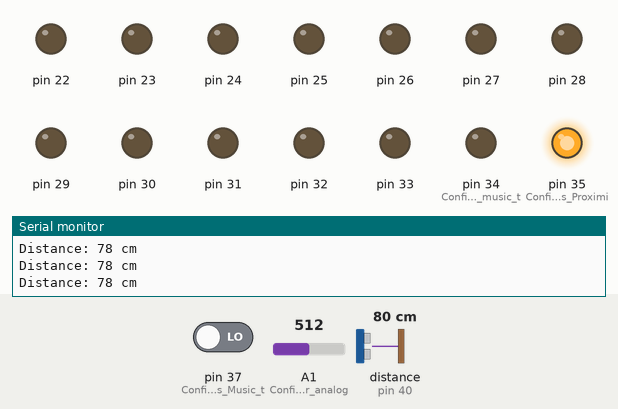
Bench run of a sketch on a simulated Arduino Mega 2560, built with avr-gcc and run on an emulated ATmega2560. Parts: output pins drawn as LEDs (lit = HIGH), the last lines printed to the serial monitor. Wiring (inferred from the names in the program): ultrasonic range finder: trigger pin 41; echo pin 40. Inputs (shaded band) come from the test bench; at power-on: distance to the obstacle (sensor on pin 40) 80 cm, A1 (Configuring_A1_for_analog) = 512, pin 37 (Configuring_37_as_Music_t) LOW. The echo pulse lasts 58.3 µs per cm; storage starts empty; pins used as bus, display or sensor lines are not drawn.

Above: at 1.2 s.
1.3 s: distance to the obstacle (sensor on pin 40) set to 97 cm
4.3 s: distance to the obstacle (sensor on pin 40) set to 105 cm
At 4.9 s:
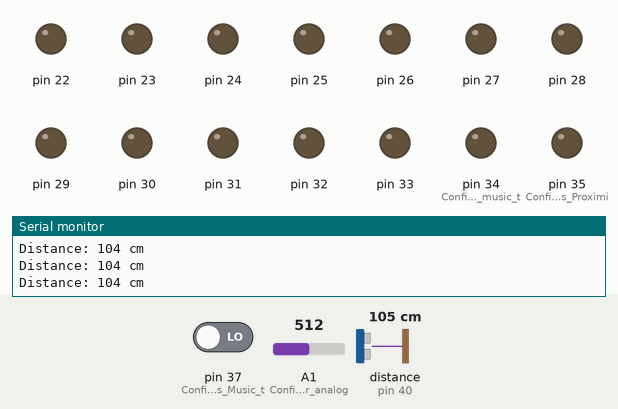
5.8 s: A1 (Configuring_A1_for_analog) set to 716
At 6.5 s:
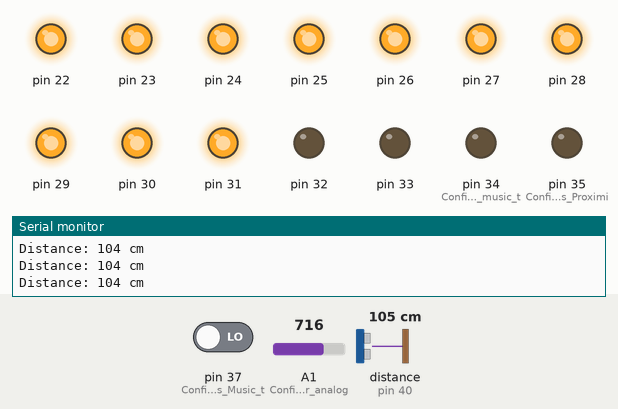
7.3 s: distance to the obstacle (sensor on pin 40) set to 2 cm
At 8.2 s:
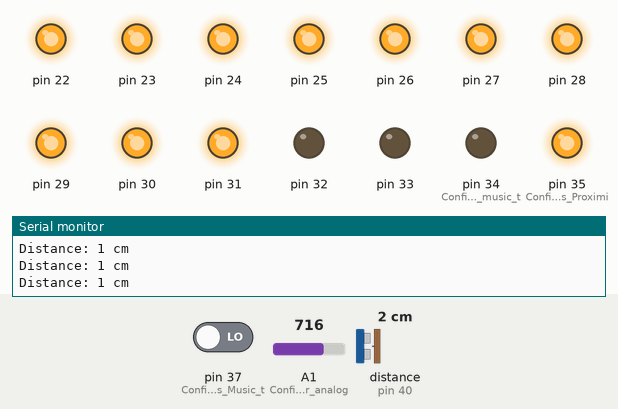
8.8 s: A1 (Configuring_A1_for_analog) set to 511
At 9.8 s:
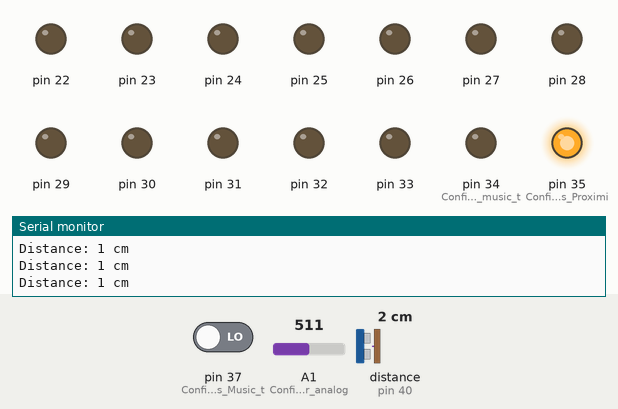
11.8 s: A1 (Configuring_A1_for_analog) set to 900
At 12.5 s:
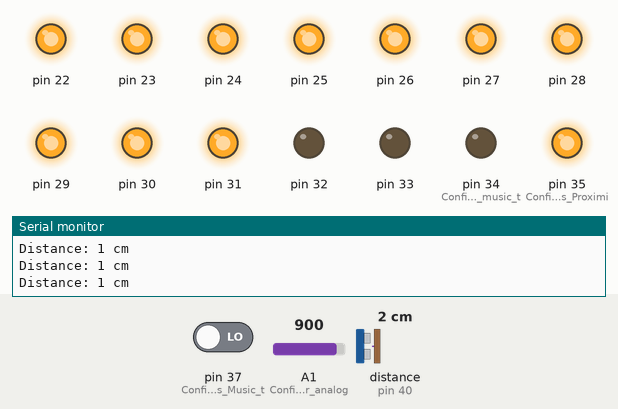
Timing chart, 0 to 14.8 s (numbered marks = the images above; inputs shaded):
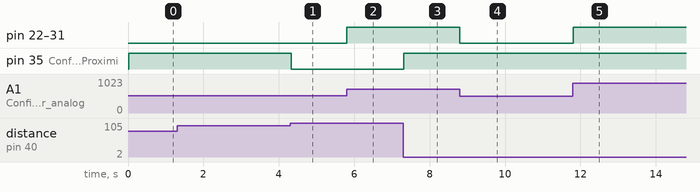

The sketch:

Privacy_Door.ino
```cpp
/* Privacy Door: This code is for Arduino Proccessors and makes use of Arduino Mega, SD Card Module, KY-037 Sound Sensor and HC-SR04 Proximity Sensor.
 *  The KY-037 Sensor gives analog readings which are mapped accordingly to illuminate an Led Strip in realtime.


This Code makes use of multipile libraries.
The SD Library is used to intialise a micro-SD Card reader and allows Data Transfer.
For using The micro SD Card module

    SD card attached to SPI bus as follows:
 ** MOSI - pin 11 on Arduino Uno/Duemilanove/Diecimila
 ** MISO - pin 12 on Arduino Uno/Duemilanove/Diecimila
 ** CLK - pin 13 on Arduino Uno/Duemilanove/Diecimila
 ** CS - depends on your SD card shield or module. (Pin 53 on Mega, 10 on UNO/Nano)

The TMRpcm Library allows Playback of .wav files using PWM Output of Arudunios.
The audio files have to be 8-bit, 16000 Hz and Mono .wav files


   */


#include "TMRpcm.h"
#include "SPI.h"
#include "SD.h"

#define SD_ChipSelectPin 53 //For Mega
#define echoPin 40 // attach pin 40 Arduino to pin Echo of HC-SR04
#define trigPin 41//attach pin 41 Arduino to pin Trig of HC-SR04

long duration; // variable for the duration of sound wave travel
int distance; // variable for the distance measurement


TMRpcm tmrpcm;

void setup() {
 Serial.begin(9600);

  pinMode(A1, INPUT); //Configuring A1 for analog input of KY037
  pinMode(37, INPUT); //Configuring 37 as Music toggle input
  pinMode(34, OUTPUT);//Configuring 34 as music toggle indicator
  pinMode(35, OUTPUT);//Configuring 35 as Proximity indicator

  pinMode(trigPin, OUTPUT); // Sets the trigPin as an OUTPUT
  pinMode(echoPin, INPUT); // Sets the echoPin as an INPUT


//Configuring LED Strip as output
for(int z = 22; z < 36; z++){
pinMode(z, OUTPUT);}

tmrpcm.speakerPin = 12;
if (!SD.begin(SD_ChipSelectPin)) {
Serial.println("SD fail");
return;

}
}

void loop() {

 /* ============ Sound Module =============================*/

//here we are storing the volume value
int volume = analogRead(A1);
//max value for analog read is 1023 but it must be very very loud to reach this value
//so I lower it down in map function to 700
//mapping volume value to make it easier to turn LEDs on

volume = map(volume, 500, 510, 0, 10);
//volume = map(volume, 5, 10, 0, 10);
//Serial.println(volume); //use this to see analog values to map them better.

//for loop to turn on or off all LEDs
//we are going through all pins where we have LEDs and checking if the volume is
//bigger then pin number (that's why we are maping the volume)
for(int a = 22; a < 32; a++){
 if(volume >= a){
 //if it is bigger we can turn on the LED
 digitalWrite(a, HIGH);
 }else{
 //if it is smaller we can turn the LED off
 digitalWrite(a, LOW);
 }
}

/* ================ Music Playback =================== */

 //Switch Logic to play Music

 if(digitalRead(37)==HIGH)
 {tmrpcm.play("inter.wav");} //audio file is named as "inter"

 if(tmrpcm.isPlaying()==1)
 digitalWrite(34,HIGH);
 else
 digitalWrite(34,LOW);


 /* ============== Ultra Sonic Proximity Logic ========*/

// Clears the trigPin condition
  digitalWrite(trigPin, LOW);
  delayMicroseconds(2);
  // Sets the trigPin HIGH (ACTIVE) for 10 microseconds
  digitalWrite(trigPin, HIGH);
  delayMicroseconds(10);
  digitalWrite(trigPin, LOW);
  // Reads the echoPin, returns the sound wave travel time in microseconds
  duration = pulseIn(echoPin, HIGH);
  // Calculating the distance
  distance = duration * 0.034 / 2; // Speed of sound wave divided by 2 (go and back)
  // Displays the distance on the Serial Monitor
  Serial.print("Distance: ");
  Serial.print(distance);
  Serial.println(" cm");


 if(distance<100)  //Proximity Trigger that will light up LED accordingly
 {digitalWrite(35,HIGH);}
 else
 {digitalWrite(35,LOW);}


}
```

Measured:
- the behaviour switches between 101 and 102 cm on distance to the obstacle (sensor on pin 40) (found by bisection; images 0 and 1)
- after the input at 4.3 s, pin 35 (Configuring_35_as_Proximi): HIGH → LOW at once
- after the input at 5.8 s, pin 22–31: LOW → HIGH at once
- after the input at 7.3 s, pin 35 (Configuring_35_as_Proximi): LOW → HIGH at once
- after the input at 8.8 s, pin 22–31: HIGH → LOW at once
- after the input at 11.8 s, pin 22–31: LOW → HIGH at once
